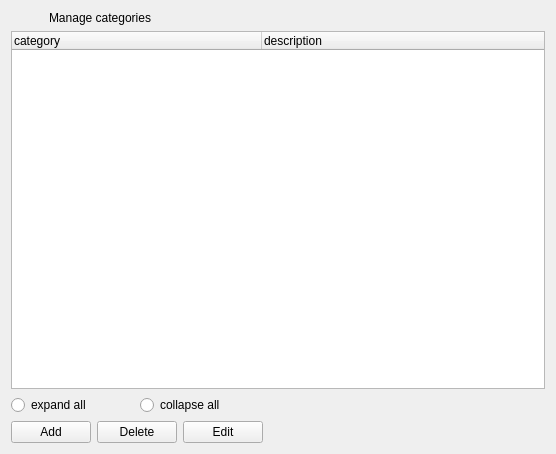
<?xml version="1.0" encoding="UTF-8"?>
<ui version="4.0">
 <class>categories_form</class>
 <widget class="QWidget" name="categories_form">
  <property name="geometry">
   <rect>
    <x>0</x>
    <y>0</y>
    <width>556</width>
    <height>454</height>
   </rect>
  </property>
  <property name="windowTitle">
   <string>Categories</string>
  </property>
  <layout class="QGridLayout" name="gridLayout">
   <item row="2" column="0">
    <layout class="QHBoxLayout" name="horizontalLayout_4">
     <item>
      <widget class="QRadioButton" name="expand">
       <property name="text">
        <string>expand all</string>
       </property>
      </widget>
     </item>
     <item>
      <widget class="QRadioButton" name="collapse">
       <property name="text">
        <string>collapse all</string>
       </property>
      </widget>
     </item>
    </layout>
   </item>
   <item row="5" column="0">
    <layout class="QHBoxLayout" name="horizontalLayout">
     <item>
      <widget class="QPushButton" name="add">
       <property name="text">
        <string>Add</string>
       </property>
       <property name="form" stdset="0">
        <string notr="true">category_add?parentid={category.selected:1}</string>
       </property>
      </widget>
     </item>
     <item>
      <widget class="QPushButton" name="delete">
       <property name="text">
        <string>Delete</string>
       </property>
       <property name="action" stdset="0">
        <string notr="true">deleteCategory category {id={category.selected}}</string>
       </property>
       <property name="datasignal:clicked" stdset="0">
        <string notr="true">categories</string>
       </property>
      </widget>
     </item>
     <item>
      <widget class="QPushButton" name="edit">
       <property name="text">
        <string>Edit</string>
       </property>
       <property name="form" stdset="0">
        <string notr="true">category_edit?id={category.selected}</string>
       </property>
      </widget>
     </item>
    </layout>
   </item>
   <item row="2" column="1">
    <spacer name="horizontalSpacer">
     <property name="orientation">
      <enum>Qt::Horizontal</enum>
     </property>
     <property name="sizeHint" stdset="0">
      <size>
       <width>40</width>
       <height>20</height>
      </size>
     </property>
    </spacer>
   </item>
   <item row="1" column="0" colspan="2">
    <widget class="QTreeWidget" name="category">
     <property name="itemsExpandable">
      <bool>true</bool>
     </property>
     <property name="dataslot" stdset="0">
      <string notr="true">categories</string>
     </property>
     <property name="action" stdset="0">
      <string notr="true">CategoryHierarchyRequest category {id=1}</string>
     </property>
     <attribute name="headerDefaultSectionSize">
      <number>250</number>
     </attribute>
     <column>
      <property name="text">
       <string>category</string>
      </property>
     </column>
     <column>
      <property name="text">
       <string>description</string>
      </property>
     </column>
    </widget>
   </item>
   <item row="0" column="0">
    <layout class="QHBoxLayout" name="horizontalLayout_2">
     <item>
      <widget class="QLabel" name="label_2">
       <property name="maximumSize">
        <size>
         <width>32</width>
         <height>32</height>
        </size>
       </property>
       <property name="text">
        <string/>
       </property>
       <property name="pixmap">
        <pixmap>:/images/folders.png</pixmap>
       </property>
      </widget>
     </item>
     <item>
      <widget class="QLabel" name="label">
       <property name="text">
        <string>Manage categories</string>
       </property>
      </widget>
     </item>
    </layout>
   </item>
  </layout>
 </widget>
 <tabstops>
  <tabstop>category</tabstop>
  <tabstop>expand</tabstop>
  <tabstop>collapse</tabstop>
  <tabstop>add</tabstop>
  <tabstop>delete</tabstop>
  <tabstop>edit</tabstop>
 </tabstops>
 <resources>
  <include location="../configurator.qrc"/>
 </resources>
 <connections>
  <connection>
   <sender>expand</sender>
   <signal>toggled(bool)</signal>
   <receiver>category</receiver>
   <slot>expandAll()</slot>
   <hints>
    <hint type="sourcelabel">
     <x>66</x>
     <y>270</y>
    </hint>
    <hint type="destinationlabel">
     <x>62</x>
     <y>234</y>
    </hint>
   </hints>
  </connection>
  <connection>
   <sender>collapse</sender>
   <signal>toggled(bool)</signal>
   <receiver>category</receiver>
   <slot>collapseAll()</slot>
   <hints>
    <hint type="sourcelabel">
     <x>146</x>
     <y>265</y>
    </hint>
    <hint type="destinationlabel">
     <x>146</x>
     <y>227</y>
    </hint>
   </hints>
  </connection>
  <connection>
   <sender>category</sender>
   <signal>doubleClicked(QModelIndex)</signal>
   <receiver>edit</receiver>
   <slot>click()</slot>
   <hints>
    <hint type="sourcelabel">
     <x>299</x>
     <y>113</y>
    </hint>
    <hint type="destinationlabel">
     <x>216</x>
     <y>294</y>
    </hint>
   </hints>
  </connection>
 </connections>
</ui>
